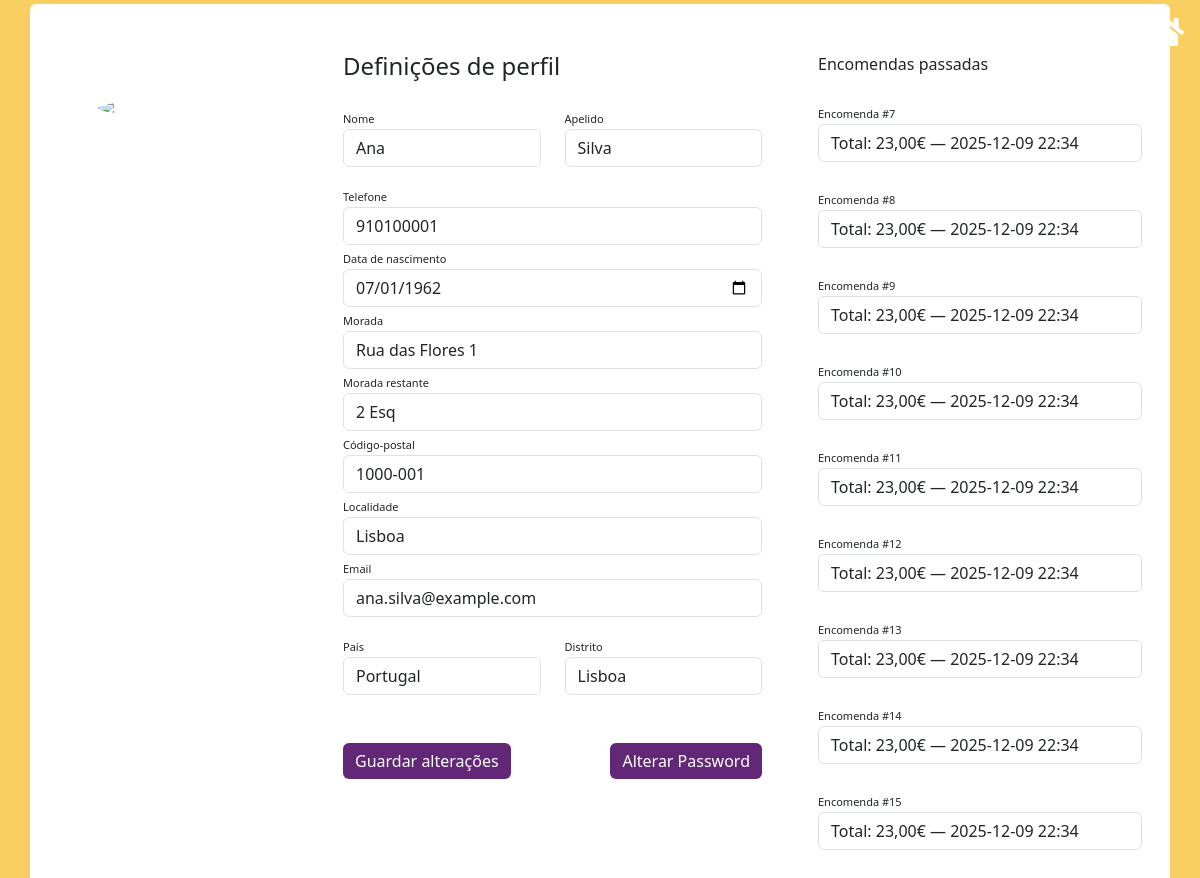
The page /userProfile.php (signed in) on the database its author committed.
### tables this page shows
CREATE TABLE `utilizadores` (
  `id` int(10) UNSIGNED NOT NULL,
  `nome` varchar(100) NOT NULL,
  `apelido` varchar(100) NOT NULL,
  `email` varchar(190) NOT NULL,
  `telefone` varchar(30) DEFAULT NULL,
  `data_nascimento` date DEFAULT NULL,
  `morada_linha1` varchar(150) DEFAULT NULL,
  `morada_linha2` varchar(150) DEFAULT NULL,
  `cod_postal` varchar(10) DEFAULT NULL,
  `localidade` varchar(100) DEFAULT NULL,
  `distrito` varchar(100) DEFAULT NULL,
  `pais` varchar(80) NOT NULL DEFAULT 'Portugal',
  `password` varchar(255) NOT NULL,
  `is_admin` tinyint(1) NOT NULL DEFAULT 0,
  `is_deleted` tinyint(1) NOT NULL DEFAULT 0,
  `created_at` datetime NOT NULL DEFAULT current_timestamp(),
  `updated_at` datetime NOT NULL DEFAULT current_timestamp() ON UPDATE current_timestamp()
);

CREATE TABLE `encomendas` (
  `id` bigint(20) UNSIGNED NOT NULL,
  `user_id` int(10) UNSIGNED NOT NULL,
  `nome_destinatario` varchar(150) NOT NULL,
  `telefone` varchar(30) DEFAULT NULL,
  `morada_linha1` varchar(150) NOT NULL,
  `morada_linha2` varchar(150) DEFAULT NULL,
  `cod_postal` varchar(10) NOT NULL,
  `localidade` varchar(100) NOT NULL,
  `distrito` varchar(100) DEFAULT NULL,
  `pais` varchar(80) NOT NULL DEFAULT 'Portugal',
  `subtotal` decimal(10,2) NOT NULL DEFAULT 0.00,
  `desconto_total` decimal(10,2) NOT NULL DEFAULT 0.00,
  `portes` decimal(10,2) NOT NULL DEFAULT 0.00,
  `total` decimal(10,2) NOT NULL DEFAULT 0.00,
  `created_at` datetime NOT NULL DEFAULT current_timestamp(),
  `updated_at` datetime NOT NULL DEFAULT current_timestamp() ON UPDATE current_timestamp()
);

### inc/auth.php (called while the page is built, shortened)
<?php
class Auth {
  public static function requireLogin(): int {
    return (int) $_SESSION['user']['id'];
  }
  public static function userRow(int $id): ?array {
  $st = db()->prepare('
      SELECT id,
             nome,
             apelido,
             telefone,
             data_nascimento,
             morada_linha1,
             morada_linha2,
             cod_postal,
             localidade,
             distrito,
             pais,
             email,
             is_admin
      FROM utilizadores
      WHERE id = ?
      LIMIT 1
  ');
  $st->execute([$id]);
  $row = $st->fetch();
  return $row ?: null;
}
}

### inc/db.php (called while the page is built)
<?php
function db(): PDO {
  static $pdo = null;
  if ($pdo) return $pdo;
  $dsn = 'mysql:host=127.0.0.1;dbname=organicos;charset=utf8mb4';
  $user = 'root';
  $pass = '';
  $pdo = new PDO($dsn, $user, $pass, [
    PDO::ATTR_ERRMODE => PDO::ERRMODE_EXCEPTION,
    PDO::ATTR_DEFAULT_FETCH_MODE => PDO::FETCH_ASSOC,
    PDO::ATTR_EMULATE_PREPARES => false,
  ]);
  return $pdo;
}

### config/bootstrap.php (called while the page is built, shortened)
<?php
require_once __DIR__ . '/../inc/db.php';
require_once __DIR__ . '/../inc/auth.php';
if (!function_exists('e')) {
  function e(?string $s = ''): string {
    return htmlspecialchars($s ?? '', ENT_QUOTES, 'UTF-8');
  }
}
if (!function_exists('money')) {
  function money(float $n): string {
    return number_format($n, 2, ',', ' ');
  }
}
if (!function_exists('date_pt')) {
  function date_pt(?string $d): string {
    $dt = new DateTime($d);
    return $dt->format('Y-m-d H:i');
  }
}

### inc/orders.php (called while the page is built, shortened)
<?php
function orders_for_user(int $userId, int $limit = 10, int $offset = 0): array {
  $limit  = max(1, min(100, (int)$limit));
  $offset = max(0, (int)$offset);
  $sql = "
    SELECT id, total, created_at
    FROM encomendas
    WHERE user_id = ?
    ORDER BY created_at DESC
    LIMIT {$limit} OFFSET {$offset}
  ";
  $st = db()->prepare($sql);
  $st->execute([$userId]);
  return $st->fetchAll();
}

### userProfile.php (the view, shortened to what this page needs)
<?php
require __DIR__ . '/config/bootstrap.php';
require_once __DIR__ . '/inc/orders.php';
$userId = Auth::requireLogin();
$u      = Auth::userRow($userId);
$acao = $_POST['do'] ?? null;
$v = ($_SERVER['REQUEST_METHOD'] === 'POST' && $acao === 'profile')
  ? array_merge($u, $in ?? [])
  : $u;
$encomendas = orders_for_user($userId, 10);
?>
<!DOCTYPE html>
<html lang="pt">
  <head>
    <link
  href="https://cdn.jsdelivr.net/npm/bootstrap@5.3.0-alpha3/dist/css/bootstrap.min.css"
  rel="stylesheet"
/>
    <link rel="stylesheet" href="css/userProfile.css?v=2">
    <link
  rel="stylesheet"
  href="https://cdnjs.cloudflare.com/ajax/libs/font-awesome/5.15.4/css/all.min.css"
/>
  </head>
  <body>
    <a href="homepage.php" class="home-icon" aria-label="Ir para a homepage">
  <i class="fas fa-home"></i>
</a>
    <div class="container rounded bg-white mt-1 mb-1">
      <div class="row">
        <div class="col-md-3 border-right">
          <div class="d-flex flex-column align-items-center text-center p-3 py-5">
            <img
              class="rounded-circle mt-5"
              width="150px"
              src="https://st3.depositphotos.com/15648834/17930/v/600/depositphotos_179308454-stock-illustration-unknown-person-silhouette-glasses-profile.jpg"
            />
          </div>
        </div>
        <div class="col-md-5 border-right">
          <div class="p-3 py-5">
            <div class="d-flex justify-content-between align-items-center mb-3">
              <h4 class="text-right">Definições de perfil</h4>
            </div>
            <form method="post" action="userProfile.php" novalidate>
              <div class="row mt-2">
                <div class="col-md-6">
                  <label class="labels">Nome</label>
                  <input
                    type="text"
                    class="form-control"
                    placeholder="Nome próprio"
                    name="nome"
                    value="<?= e($v['nome'] ?? '') ?>"
                  />
                </div>
                <div class="col-md-6">
                  <label class="labels">Apelido</label>
                  <input
                    type="text"
                    class="form-control"
                    name="apelido"
                    value="<?= e($v['apelido'] ?? '') ?>"
                    placeholder="Apelidos"
                  />
                </div>
              </div>
              <div class="row mt-3">
                <div class="col-md-12">
                  <label class="labels">Telefone</label>
                  <input
                    type="text"
                    class="form-control"
                    placeholder="Introduza o seu telefone"
                    name="telefone"
                    value="<?= e($v['telefone'] ?? '') ?>"
                  />
                </div>
                 <div class="col-md-12">
                  <label class="labels">Data de nascimento</label>
                  <input
                    type="date"
                    class="form-control"
                    name="data_nascimento"
                    value="<?= e($v['data_nascimento'] ?? '') ?>"
                  />
                </div>
                <div class="col-md-12">
                  <label class="labels">Morada</label>
                  <input
                    type="text"
                    class="form-control"
                    placeholder="Introduza a sua morada"
                    name="morada_linha1"
                    value="<?= e($v['morada_linha1'] ?? '') ?>"
                  />
                </div>
                <div class="col-md-12">
                  <label class="labels">Morada restante</label>
                  <input
                    type="text"
                    class="form-control"
                    placeholder="Introduza a restante morada"
                    name="morada_linha2"
                    value="<?= e($v['morada_linha2'] ?? '') ?>"
                  />
                </div>
                <div class="col-md-12">
                  <label class="labels">Código-postal</label>
                  <input
                    type="text"
                    class="form-control"
                    placeholder="Introduza o seu código postal"
                    name="cod_postal"
                    value="<?= e($v['cod_postal'] ?? '') ?>"
                  />
                </div>
                <div class="col-md-12">
                  <label class="labels">Localidade</label>
                  <input
                    type="text"
                    class="form-control"
                    placeholder="Introduza a localidade onde reside"
                    name="localidade"
                    value="<?= e($v['localidade'] ?? '') ?>"
                  />
                </div>
                <div class="col-md-12">
                  <label class="labels">Email</label>
                  <input
                    type="email"
                    class="form-control"
                    placeholder="Email do utilizador"
                    name="email"
                    value="<?= e($v['email'] ?? '') ?>"
                  />
                </div>
              </div>
              <div class="row mt-3">
                <div class="col-md-6">
                  <label class="labels">País</label>
                  <input
                    type="text"
                    class="form-control"
                    placeholder="País"
                    name="pais"
                    value="<?= e($v['pais'] ?? '') ?>"
                  />
                </div>
                <div class="col-md-6">
                  <label class="labels">Distrito</label>
                  <input
                    type="text"
                    class="form-control"
                    name="distrito"
                    value="<?= e($v['distrito'] ?? '') ?>"
                    placeholder="Distrito"
                  />
                </div>
              </div>
            <div class="mt-5 d-flex justify-content-between align-items-center w-100" style="max-width:520px;margin:0 auto;">
              <button class="btn btn-primary profile-button" type="submit">Guardar alterações</button>
              <button class="btn btn-secondary profile-button" type="button" data-bs-toggle="modal" data-bs-target="#modalPassword">Alterar Password</button>
            </div>
            </form>
          </div>
        </div>
        <div class="col-md-4">
          <div class="p-3 py-5">
            <div class="d-flex justify-content-between align-items-center experience">
              <span>Encomendas passadas</span>
            </div>
            <br />
            <?php if (empty($encomendas)): ?>
              <div class="col-md-12">
                <label class="labels">Sem encomendas</label>
                <input
                  type="text"
                  class="form-control"
                  placeholder="Ainda não tens encomendas"
                  value=""
                  disabled
                />
              </div>
            <?php else: ?>
              <?php foreach ($encomendas as $i => $en): ?>
                <div class="col-md-12">
                 <label class="labels">
                  Encomenda #<?= e($en['id'] ?? '') ?>
                </label>
                <input
                  type="text"
                  class="form-control"
                  placeholder="encomenda passada <?= $i+1 ?>"
                  value="Total: <?= money((float)($en['total'] ?? 0)) ?>€ — <?= e(date_pt($en['created_at'] ?? null)) ?>"
                  readonly
                />
                </div>
                <br />
              <?php endforeach; ?>
            <?php endif; ?>
          </div>
        </div>
      </div>
    </div>
  </body>
</html>

### css/userProfile.css (style rules this page uses)
body { background: rgb(249, 207, 97, 100); }
.profile-button { background: rgb(99, 39, 120); box-shadow: none; border: none; }
.labels { font-size: 11px; }
.home-icon { position: fixed; top: 16px; right: 16px; z-index: 1100; font-size: 32px; color: #fff; text-decoration: none; transition: color 0.3s ease; line-height: 1; }
.home-icon i { font-size: inherit; }

### rows shown on the page
utilizadores: nome "Ana", apelido "Silva", telefone "910100001", data_nascimento "07/01/1962", morada_linha1 "Rua das Flores 1", morada_linha2 "2 Esq", cod_postal "1000-001", localidade "Lisboa", email "ana.silva@example.com", pais "Portugal", distrito "Lisboa"
encomendas: id "7", total+created_at "Total: 23,00€ — 2025-12-09 22:34"
encomendas: id "8", total+created_at "Total: 23,00€ — 2025-12-09 22:34"
encomendas: id "9", total+created_at "Total: 23,00€ — 2025-12-09 22:34"
encomendas: id "10", total+created_at "Total: 23,00€ — 2025-12-09 22:34"
encomendas: id "11", total+created_at "Total: 23,00€ — 2025-12-09 22:34"
encomendas: id "12", total+created_at "Total: 23,00€ — 2025-12-09 22:34"
encomendas: id "13", total+created_at "Total: 23,00€ — 2025-12-09 22:34"
encomendas: id "14", total+created_at "Total: 23,00€ — 2025-12-09 22:34"
encomendas: id "15", total+created_at "Total: 23,00€ — 2025-12-09 22:34"
